Frame 1 (no input): blank canvas, image omitted
Frame 60 (no input): blank canvas, image omitted
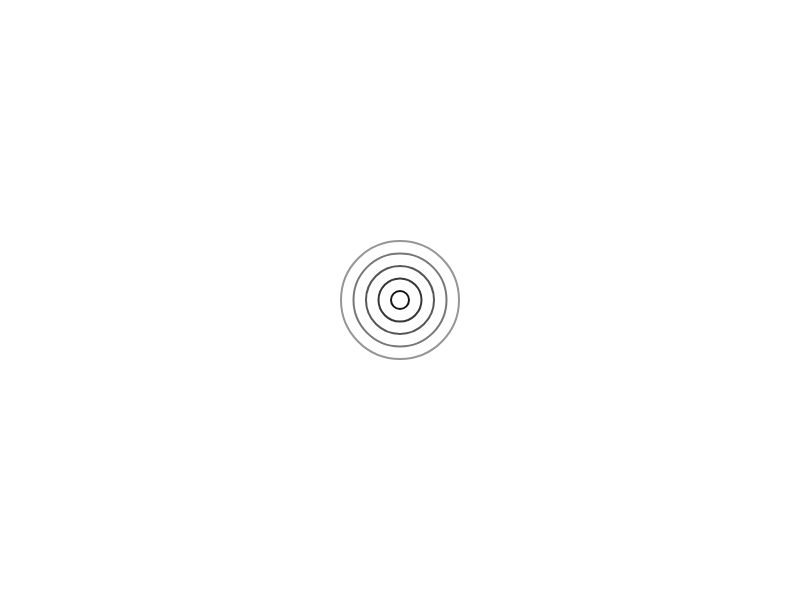
Frame 120 (the mouse pressed at the canvas centre since frame 60)

The p5.js sketch whose frames 1 and 60 were blank and that drew this single picture after the mouse press (run headless with seeded random() and noise() and a simulated clock; from frame 60 on, the mouse is pressed at the canvas centre):

// p5.js sketch
// ── sketch.js
let x;
let y;
let circleSize;

function setup() {
  createCanvas(displayWidth, displayHeight);
  noFill();
  strokeWeight(2);
  circleSize = 0;
  
}

function draw() {
  background(255);
  for (let i = 0; i < 5; i++){
    let d = circleSize - 25 * i;
    if (d > 0){
      var fade = map(d, 0, 200, 0, 255);
			stroke(fade);
      noFill();
      ellipse(x, y, d);
    }
  }
  circleSize = circleSize + 2;
 
}

function mousePressed(){
  x = mouseX;
  y = mouseY;
  circleSize = 0;
}

function touchStarted(){
  x = mouseX;
  y = mouseY;
  circleSize = 0;
}

function touchMoved() {
  return false;
}
